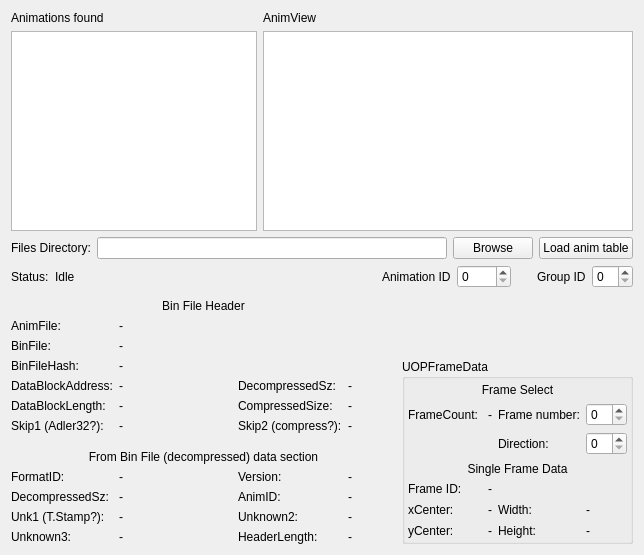
<?xml version="1.0" encoding="UTF-8"?>
<ui version="4.0">
 <class>MainWindow</class>
 <widget class="QMainWindow" name="MainWindow">
  <property name="geometry">
   <rect>
    <x>0</x>
    <y>0</y>
    <width>644</width>
    <height>555</height>
   </rect>
  </property>
  <property name="windowTitle">
   <string>UO AnimUOP Analyzer v0.1</string>
  </property>
  <widget class="QWidget" name="centralWidget">
   <layout class="QVBoxLayout" name="verticalLayout_3">
    <item>
     <layout class="QGridLayout" name="gridLayout_2">
      <property name="sizeConstraint">
       <enum>QLayout::SetMaximumSize</enum>
      </property>
      <item row="0" column="0">
       <widget class="QLabel" name="label_11">
        <property name="text">
         <string>Animations found</string>
        </property>
       </widget>
      </item>
      <item row="0" column="1">
       <widget class="QLabel" name="label_13">
        <property name="text">
         <string>AnimView</string>
        </property>
       </widget>
      </item>
      <item row="1" column="1">
       <widget class="QGraphicsView" name="graphicsView">
        <property name="sizePolicy">
         <sizepolicy hsizetype="Expanding" vsizetype="Expanding">
          <horstretch>3</horstretch>
          <verstretch>0</verstretch>
         </sizepolicy>
        </property>
       </widget>
      </item>
      <item row="1" column="0">
       <widget class="QListWidget" name="listWidget">
        <property name="sizePolicy">
         <sizepolicy hsizetype="Expanding" vsizetype="Expanding">
          <horstretch>2</horstretch>
          <verstretch>0</verstretch>
         </sizepolicy>
        </property>
       </widget>
      </item>
      <item row="2" column="0" colspan="2">
       <layout class="QGridLayout" name="gridLayout">
        <item row="12" column="2">
         <widget class="QLabel" name="label_6">
          <property name="text">
           <string>Skip2 (compress?):</string>
          </property>
         </widget>
        </item>
        <item row="17" column="2">
         <widget class="QLabel" name="label_36">
          <property name="text">
           <string>Unknown2:</string>
          </property>
         </widget>
        </item>
        <item row="17" column="0">
         <widget class="QLabel" name="label_35">
          <property name="text">
           <string>Unk1 (T.Stamp?):</string>
          </property>
         </widget>
        </item>
        <item row="9" column="0">
         <widget class="QLabel" name="label_23">
          <property name="text">
           <string>BinFileHash:</string>
          </property>
         </widget>
        </item>
        <item row="8" column="1" colspan="7">
         <widget class="QLabel" name="label_binfile_val">
          <property name="text">
           <string>-</string>
          </property>
         </widget>
        </item>
        <item row="7" column="0">
         <widget class="QLabel" name="label_10">
          <property name="text">
           <string>AnimFile:</string>
          </property>
         </widget>
        </item>
        <item row="10" column="0">
         <widget class="QLabel" name="label_4">
          <property name="text">
           <string>DataBlockAddress:</string>
          </property>
         </widget>
        </item>
        <item row="8" column="0">
         <widget class="QLabel" name="label_22">
          <property name="text">
           <string>BinFile:</string>
          </property>
         </widget>
        </item>
        <item row="15" column="2">
         <widget class="QLabel" name="label_33">
          <property name="sizePolicy">
           <sizepolicy hsizetype="Preferred" vsizetype="Preferred">
            <horstretch>1</horstretch>
            <verstretch>0</verstretch>
           </sizepolicy>
          </property>
          <property name="text">
           <string>Version:</string>
          </property>
         </widget>
        </item>
        <item row="10" column="2">
         <widget class="QLabel" name="label_8">
          <property name="text">
           <string>DecompressedSz:</string>
          </property>
         </widget>
        </item>
        <item row="11" column="0">
         <widget class="QLabel" name="label_3">
          <property name="text">
           <string>DataBlockLength:</string>
          </property>
         </widget>
        </item>
        <item row="18" column="0">
         <widget class="QLabel" name="label_37">
          <property name="text">
           <string>Unknown3:</string>
          </property>
         </widget>
        </item>
        <item row="12" column="0">
         <widget class="QLabel" name="label_skip1">
          <property name="text">
           <string>Skip1 (Adler32?):</string>
          </property>
         </widget>
        </item>
        <item row="14" column="0" colspan="4">
         <widget class="QLabel" name="label_29">
          <property name="text">
           <string>From Bin File (decompressed) data section</string>
          </property>
          <property name="alignment">
           <set>Qt::AlignCenter</set>
          </property>
         </widget>
        </item>
        <item row="9" column="1" colspan="3">
         <widget class="QLabel" name="label_binfilehash_val">
          <property name="text">
           <string>-</string>
          </property>
         </widget>
        </item>
        <item row="11" column="2">
         <widget class="QLabel" name="label_7">
          <property name="text">
           <string>CompressedSize:</string>
          </property>
         </widget>
        </item>
        <item row="11" column="3">
         <widget class="QLabel" name="label_compressedsize_val">
          <property name="text">
           <string>-</string>
          </property>
         </widget>
        </item>
        <item row="10" column="3">
         <widget class="QLabel" name="label_decompressedsize_val">
          <property name="text">
           <string>-</string>
          </property>
         </widget>
        </item>
        <item row="10" column="1">
         <widget class="QLabel" name="label_datablockaddress_val">
          <property name="text">
           <string>-</string>
          </property>
         </widget>
        </item>
        <item row="12" column="3">
         <widget class="QLabel" name="label_skip2_val">
          <property name="text">
           <string>-</string>
          </property>
         </widget>
        </item>
        <item row="12" column="1">
         <widget class="QLabel" name="label_skip1_val">
          <property name="text">
           <string>-</string>
          </property>
         </widget>
        </item>
        <item row="16" column="2">
         <widget class="QLabel" name="label_34">
          <property name="text">
           <string>AnimID:</string>
          </property>
         </widget>
        </item>
        <item row="18" column="2">
         <widget class="QLabel" name="label_38">
          <property name="text">
           <string>HeaderLength:</string>
          </property>
         </widget>
        </item>
        <item row="9" column="4" rowspan="10" colspan="4">
         <widget class="QGroupBox" name="groupBox">
          <property name="sizePolicy">
           <sizepolicy hsizetype="Preferred" vsizetype="Preferred">
            <horstretch>3</horstretch>
            <verstretch>0</verstretch>
           </sizepolicy>
          </property>
          <property name="title">
           <string>UOPFrameData</string>
          </property>
          <layout class="QGridLayout" name="gridLayout_4">
           <property name="leftMargin">
            <number>3</number>
           </property>
           <property name="topMargin">
            <number>3</number>
           </property>
           <property name="rightMargin">
            <number>3</number>
           </property>
           <property name="bottomMargin">
            <number>3</number>
           </property>
           <item row="1" column="0" rowspan="2">
            <layout class="QGridLayout" name="gridLayout_3">
             <item row="6" column="0">
              <widget class="QLabel" name="label_17">
               <property name="text">
                <string>yCenter:</string>
               </property>
              </widget>
             </item>
             <item row="5" column="2">
              <widget class="QLabel" name="label_20">
               <property name="text">
                <string>Width:</string>
               </property>
              </widget>
             </item>
             <item row="6" column="1">
              <widget class="QLabel" name="label_ycenter_val">
               <property name="text">
                <string>-</string>
               </property>
              </widget>
             </item>
             <item row="5" column="3">
              <widget class="QLabel" name="label_width_val">
               <property name="text">
                <string>-</string>
               </property>
              </widget>
             </item>
             <item row="0" column="0" colspan="4">
              <widget class="QLabel" name="label_18">
               <property name="text">
                <string>Frame Select</string>
               </property>
               <property name="alignment">
                <set>Qt::AlignCenter</set>
               </property>
              </widget>
             </item>
             <item row="1" column="1">
              <widget class="QLabel" name="label_framecount_val">
               <property name="sizePolicy">
                <sizepolicy hsizetype="Preferred" vsizetype="Preferred">
                 <horstretch>1</horstretch>
                 <verstretch>0</verstretch>
                </sizepolicy>
               </property>
               <property name="text">
                <string>-</string>
               </property>
              </widget>
             </item>
             <item row="1" column="0">
              <widget class="QLabel" name="label_12">
               <property name="sizePolicy">
                <sizepolicy hsizetype="Preferred" vsizetype="Preferred">
                 <horstretch>1</horstretch>
                 <verstretch>0</verstretch>
                </sizepolicy>
               </property>
               <property name="text">
                <string>FrameCount: </string>
               </property>
              </widget>
             </item>
             <item row="5" column="0">
              <widget class="QLabel" name="label_xcenter">
               <property name="text">
                <string>xCenter:</string>
               </property>
              </widget>
             </item>
             <item row="4" column="1">
              <widget class="QLabel" name="label_frameid_val">
               <property name="text">
                <string>-</string>
               </property>
              </widget>
             </item>
             <item row="4" column="0">
              <widget class="QLabel" name="label_24">
               <property name="text">
                <string>Frame ID:</string>
               </property>
              </widget>
             </item>
             <item row="1" column="2">
              <widget class="QLabel" name="label_2">
               <property name="sizePolicy">
                <sizepolicy hsizetype="Preferred" vsizetype="Preferred">
                 <horstretch>1</horstretch>
                 <verstretch>0</verstretch>
                </sizepolicy>
               </property>
               <property name="text">
                <string>Frame number:</string>
               </property>
              </widget>
             </item>
             <item row="1" column="3">
              <widget class="QSpinBox" name="spinBox_framenumber">
               <property name="sizePolicy">
                <sizepolicy hsizetype="Minimum" vsizetype="Minimum">
                 <horstretch>1</horstretch>
                 <verstretch>0</verstretch>
                </sizepolicy>
               </property>
               <property name="maximum">
                <number>99</number>
               </property>
              </widget>
             </item>
             <item row="2" column="2">
              <widget class="QLabel" name="label_19">
               <property name="text">
                <string>Direction:</string>
               </property>
              </widget>
             </item>
             <item row="2" column="3">
              <widget class="QSpinBox" name="spinBox_direction">
               <property name="maximum">
                <number>4</number>
               </property>
              </widget>
             </item>
             <item row="6" column="3">
              <widget class="QLabel" name="label_height_val">
               <property name="text">
                <string>-</string>
               </property>
              </widget>
             </item>
             <item row="5" column="1">
              <widget class="QLabel" name="label_xcenter_val">
               <property name="text">
                <string>-</string>
               </property>
              </widget>
             </item>
             <item row="6" column="2">
              <widget class="QLabel" name="label_21">
               <property name="text">
                <string>Height:</string>
               </property>
              </widget>
             </item>
             <item row="3" column="0" colspan="4">
              <widget class="QLabel" name="label_16">
               <property name="text">
                <string>Single Frame Data</string>
               </property>
               <property name="alignment">
                <set>Qt::AlignCenter</set>
               </property>
              </widget>
             </item>
            </layout>
           </item>
          </layout>
         </widget>
        </item>
        <item row="16" column="0">
         <widget class="QLabel" name="label_32">
          <property name="text">
           <string>DecompressedSz:</string>
          </property>
         </widget>
        </item>
        <item row="0" column="0" colspan="8">
         <layout class="QHBoxLayout" name="horizontalLayout_2">
          <item>
           <widget class="QLabel" name="label_30">
            <property name="text">
             <string>Files Directory:</string>
            </property>
           </widget>
          </item>
          <item>
           <widget class="QLineEdit" name="lineEdit"/>
          </item>
          <item>
           <widget class="QPushButton" name="pushButton_browse">
            <property name="text">
             <string>Browse</string>
            </property>
           </widget>
          </item>
          <item>
           <widget class="QPushButton" name="pushButton_index">
            <property name="text">
             <string>Load anim table</string>
            </property>
           </widget>
          </item>
         </layout>
        </item>
        <item row="6" column="0" colspan="4">
         <widget class="QLabel" name="label_5">
          <property name="text">
           <string>Bin File Header</string>
          </property>
          <property name="alignment">
           <set>Qt::AlignCenter</set>
          </property>
         </widget>
        </item>
        <item row="5" column="0">
         <spacer name="verticalSpacer">
          <property name="orientation">
           <enum>Qt::Vertical</enum>
          </property>
          <property name="sizeType">
           <enum>QSizePolicy::Fixed</enum>
          </property>
          <property name="sizeHint" stdset="0">
           <size>
            <width>10</width>
            <height>5</height>
           </size>
          </property>
         </spacer>
        </item>
        <item row="11" column="1">
         <widget class="QLabel" name="label_datablocklength_val">
          <property name="text">
           <string>-</string>
          </property>
         </widget>
        </item>
        <item row="15" column="1">
         <widget class="QLabel" name="label_formatid_val">
          <property name="sizePolicy">
           <sizepolicy hsizetype="Preferred" vsizetype="Preferred">
            <horstretch>7</horstretch>
            <verstretch>0</verstretch>
           </sizepolicy>
          </property>
          <property name="text">
           <string>-</string>
          </property>
         </widget>
        </item>
        <item row="17" column="1">
         <widget class="QLabel" name="label_unknown1_val">
          <property name="text">
           <string>-</string>
          </property>
         </widget>
        </item>
        <item row="18" column="3">
         <widget class="QLabel" name="label_headerlength_val">
          <property name="text">
           <string>-</string>
          </property>
         </widget>
        </item>
        <item row="18" column="1">
         <widget class="QLabel" name="label_unknown3_val">
          <property name="text">
           <string>-</string>
          </property>
         </widget>
        </item>
        <item row="16" column="1">
         <widget class="QLabel" name="label_bindecompressedsize_val">
          <property name="text">
           <string>-</string>
          </property>
         </widget>
        </item>
        <item row="17" column="3">
         <widget class="QLabel" name="label_unknown2_val">
          <property name="text">
           <string>-</string>
          </property>
         </widget>
        </item>
        <item row="7" column="1" colspan="7">
         <widget class="QLabel" name="label_animfile_val">
          <property name="text">
           <string>-</string>
          </property>
         </widget>
        </item>
        <item row="15" column="3">
         <widget class="QLabel" name="label_version_val">
          <property name="sizePolicy">
           <sizepolicy hsizetype="Preferred" vsizetype="Preferred">
            <horstretch>3</horstretch>
            <verstretch>0</verstretch>
           </sizepolicy>
          </property>
          <property name="text">
           <string>-</string>
          </property>
         </widget>
        </item>
        <item row="15" column="0">
         <widget class="QLabel" name="label_31">
          <property name="sizePolicy">
           <sizepolicy hsizetype="Preferred" vsizetype="Preferred">
            <horstretch>1</horstretch>
            <verstretch>0</verstretch>
           </sizepolicy>
          </property>
          <property name="text">
           <string>FormatID:</string>
          </property>
         </widget>
        </item>
        <item row="16" column="3">
         <widget class="QLabel" name="label_animid_val">
          <property name="text">
           <string>-</string>
          </property>
         </widget>
        </item>
        <item row="13" column="0">
         <spacer name="verticalSpacer_2">
          <property name="orientation">
           <enum>Qt::Vertical</enum>
          </property>
          <property name="sizeType">
           <enum>QSizePolicy::Fixed</enum>
          </property>
          <property name="sizeHint" stdset="0">
           <size>
            <width>20</width>
            <height>5</height>
           </size>
          </property>
         </spacer>
        </item>
        <item row="2" column="0" colspan="8">
         <layout class="QHBoxLayout" name="horizontalLayout_3">
          <item>
           <widget class="QLabel" name="label_26">
            <property name="sizePolicy">
             <sizepolicy hsizetype="Preferred" vsizetype="Preferred">
              <horstretch>0</horstretch>
              <verstretch>0</verstretch>
             </sizepolicy>
            </property>
            <property name="text">
             <string>Status:</string>
            </property>
            <property name="alignment">
             <set>Qt::AlignLeading|Qt::AlignLeft|Qt::AlignVCenter</set>
            </property>
           </widget>
          </item>
          <item>
           <widget class="QLabel" name="label_status_val">
            <property name="sizePolicy">
             <sizepolicy hsizetype="Preferred" vsizetype="Preferred">
              <horstretch>3</horstretch>
              <verstretch>0</verstretch>
             </sizepolicy>
            </property>
            <property name="text">
             <string>Idle</string>
            </property>
           </widget>
          </item>
          <item>
           <spacer name="horizontalSpacer_2">
            <property name="orientation">
             <enum>Qt::Horizontal</enum>
            </property>
            <property name="sizeHint" stdset="0">
             <size>
              <width>40</width>
              <height>20</height>
             </size>
            </property>
           </spacer>
          </item>
          <item>
           <widget class="QLabel" name="label">
            <property name="text">
             <string>Animation ID</string>
            </property>
           </widget>
          </item>
          <item>
           <widget class="QSpinBox" name="spinBox_animid">
            <property name="minimum">
             <number>0</number>
            </property>
            <property name="maximum">
             <number>2047</number>
            </property>
           </widget>
          </item>
          <item>
           <spacer name="horizontalSpacer">
            <property name="orientation">
             <enum>Qt::Horizontal</enum>
            </property>
            <property name="sizeType">
             <enum>QSizePolicy::Minimum</enum>
            </property>
            <property name="sizeHint" stdset="0">
             <size>
              <width>20</width>
              <height>20</height>
             </size>
            </property>
           </spacer>
          </item>
          <item>
           <widget class="QLabel" name="label_15">
            <property name="text">
             <string>Group ID</string>
            </property>
           </widget>
          </item>
          <item>
           <widget class="QSpinBox" name="spinBox_groupid"/>
          </item>
         </layout>
        </item>
       </layout>
      </item>
     </layout>
    </item>
   </layout>
  </widget>
 </widget>
 <layoutdefault spacing="6" margin="11"/>
 <resources/>
 <connections/>
</ui>
